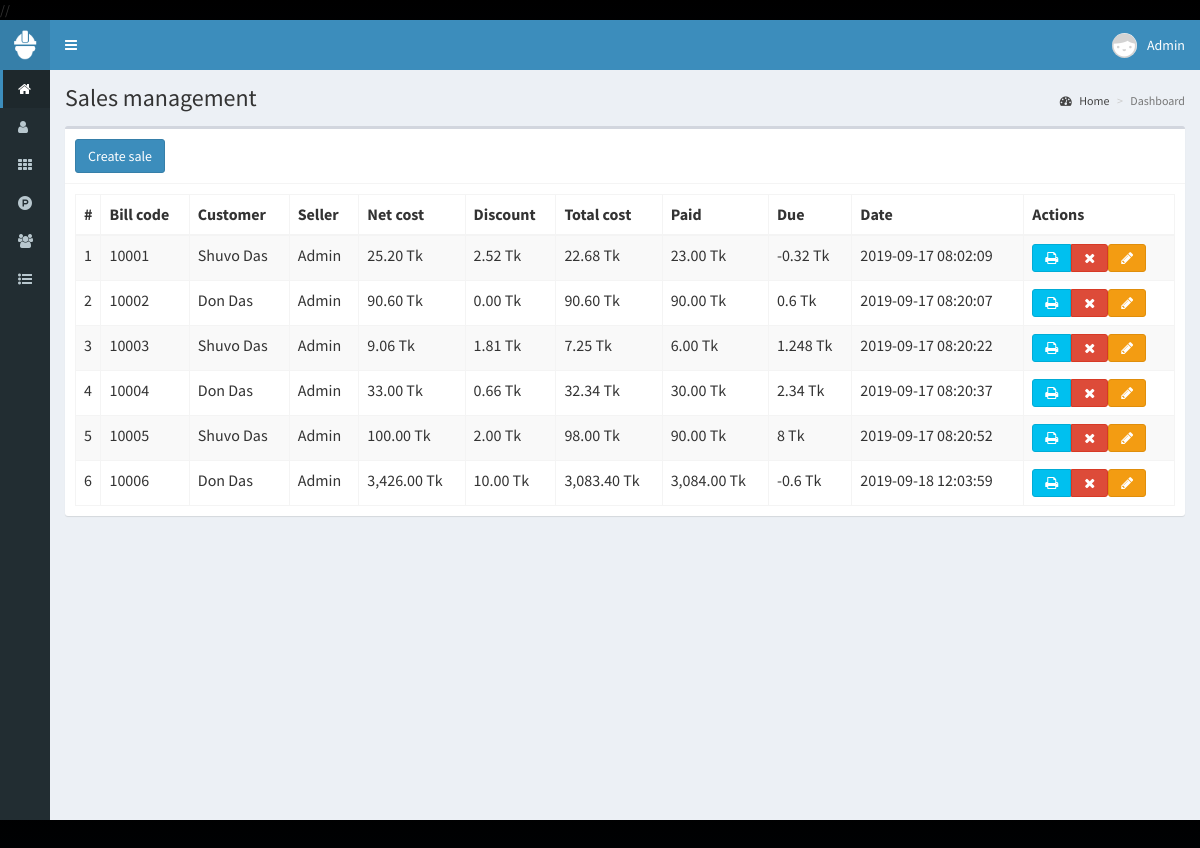
Screenshot of /manage-sales (signed in) with the database file from the repository.
### tables this page shows
CREATE TABLE `sales` (
  `id` int(11) NOT NULL,
  `code` int(11) NOT NULL,
  `idCustomer` int(11) NOT NULL,
  `idSeller` int(11) NOT NULL,
  `products` text NOT NULL,
  `discount` float NOT NULL,
  `netPrice` float NOT NULL,
  `totalPrice` float NOT NULL,
  `totalPaid` float NOT NULL,
  `due` float NOT NULL,
  `saledate` timestamp NOT NULL DEFAULT current_timestamp() ON UPDATE current_timestamp()
);

CREATE TABLE `customers` (
  `id` int(11) NOT NULL,
  `name` text NOT NULL,
  `id_document` int(11) NOT NULL,
  `phone` text NOT NULL,
  `address` text NOT NULL,
  `total_purchase` int(11) NOT NULL,
  `due` int(11) NOT NULL,
  `last_purchase` int(11) NOT NULL,
  `date` timestamp NOT NULL DEFAULT current_timestamp() ON UPDATE current_timestamp()
);

CREATE TABLE `user` (
  `id` int(11) NOT NULL,
  `name` text NOT NULL,
  `username` text NOT NULL,
  `password` text NOT NULL,
  `profile` text NOT NULL,
  `picture` text NOT NULL,
  `status` int(11) NOT NULL,
  `last_login` timestamp NOT NULL DEFAULT current_timestamp() ON UPDATE current_timestamp(),
  `date` timestamp NOT NULL DEFAULT current_timestamp() ON UPDATE current_timestamp()
);

### controllers/template.controller.php (called while the page is built)
<?php
class ControllerTemplate{
	static public function ctrTemplate(){
		include "views/template.php";
	}
}

### index.php (called while the page is built, shortened)
<?php
require_once "controllers/template.controller.php";
require_once "controllers/customers.controller.php";
require_once "controllers/sales.controller.php";
require_once "controllers/users.controller.php";
require_once "models/connection.model.php";
require_once "models/customers.model.php";
require_once "models/sales.model.php";
require_once "models/users.model.php";
$template = new ControllerTemplate();
$template -> ctrTemplate();

### controllers/sales.controller.php (called while the page is built, shortened)
<?php
class ControllerSales{
	static public function ctrShowSales($item, $value){
		$table = "sales";
		$answer = ModelSales::mdlShowSales($table, $item, $value);
		return $answer;
	}
}

### models/connection.model.php (called while the page is built)
<?php
class Connection{
	static public function connect(){
		$link = new PDO("mysql:host=localhost;dbname=pos", "root", "");
		$link -> exec("set names utf8");
		return $link;
	}
}

### models/sales.model.php (called while the page is built, shortened)
<?php
require_once "connection.model.php";
class ModelSales{
	static public function mdlShowSales($table, $item, $value){
		if($item != null){
			$stmt = Connection::connect()->prepare("SELECT * FROM $table WHERE $item = :$item ORDER BY id ASC");
			$stmt -> bindParam(":".$item, $value, PDO::PARAM_STR);
			$stmt -> execute();
			return $stmt -> fetch();
		}else{
			$stmt = Connection::connect()->prepare("SELECT * FROM $table ORDER BY id ASC");
			$stmt -> execute();
			return $stmt -> fetchAll();
		}
	}
}

### controllers/customers.controller.php (called while the page is built, shortened)
<?php
class ControllerCustomers{
	static public function ctrShowCustomers($item, $value){
		$table = "customers";
		$answer = ModelCustomers::mdlShowCustomers($table, $item, $value);
		return $answer;
	}
}

### models/customers.model.php (called while the page is built, shortened)
<?php
require_once "connection.model.php";
class ModelCustomers{
	static public function mdlShowCustomers($table, $item, $value){
		if($item != null){
			$stmt = Connection::connect()->prepare("SELECT * FROM $table WHERE $item = :$item");
			$stmt -> bindParam(":".$item, $value, PDO::PARAM_STR);
			$stmt -> execute();
			return $stmt -> fetch();
		}else{
			$stmt = Connection::connect()->prepare("SELECT * FROM $table");
			$stmt -> execute();
			return $stmt -> fetchAll();
		}
	}
}

### controllers/users.controller.php (called while the page is built, shortened)
<?php
class UserController{
	static public function ctrShowUsers($item, $value){
		$table = "user";
		$answer = UsersModel::MdlShowUsers($table, $item, $value);
		return $answer;
	}
}

### models/users.model.php (called while the page is built, shortened)
<?php
require_once "connection.model.php";
class UsersModel{
	static public function MdlShowUsers($tableuser, $item, $value){
		if($item != null){
			$stmt = Connection::connect()->prepare("SELECT * FROM $tableuser WHERE $item = :$item");
			$stmt -> bindParam(":".$item, $value, PDO::PARAM_STR);
			$stmt -> execute();
			return $stmt -> fetch();
		}
		else{
			$stmt = Connection::connect()->prepare("SELECT * FROM $tableuser");
			$stmt -> execute();
			return $stmt -> fetchAll();
		}
	}
}

### views/modules/manage-sales.php (the view, shortened to what this page needs)
<div class="content-wrapper">
  <section class="content-header">
    <h1>
      Sales management
    </h1>
    <ol class="breadcrumb">
      <li><a href="home"><i class="fa fa-dashboard"></i> Home</a></li>
      <li class="active">Dashboard</li>
    </ol>
  </section>
  <section class="content">
    <div class="box">
      <div class="box-header with-border">
        <a href="create-sales">
          <button class="btn btn-primary" >
            Create sale
          </button>
        </a>
      </div>
      <div class="box-body">
        <table class="table table-bordered table-striped dt-responsive tables" width="100%">
          <thead>
           <tr>
             <th style="width:10px">#</th>
             <th>Bill code</th>
             <th>Customer</th>
             <th>Seller</th>
             <th>Net cost</th>
             <th>Discount</th>
             <th>Total cost</th>
             <th>Paid</th>
             <th>Due</th>
             <th>Date</th>
             <th>Actions</th>
           </tr>
          </thead>
          <tbody>
            <?php
          $item = null;
          $value = null;
          $answer = ControllerSales::ctrShowSales($item, $value);
          foreach ($answer as $key => $value) {
           echo '<td>'.($key+1).'</td>
                  <td>'.$value["code"].'</td>';
                  $itemCustomer = "id";
                  $valueCustomer = $value["idCustomer"];
                  $customerAnswer = ControllerCustomers::ctrShowCustomers($itemCustomer, $valueCustomer);
                  echo '<td>'.$customerAnswer["name"].'</td>';
                  $itemUser = "id";
                  $valueUser = $value["idSeller"];
                  $userAnswer = UserController::ctrShowUsers($itemUser, $valueUser);
                  echo '<td>'.$userAnswer["name"].'</td>
                  <td> '.number_format($value["netPrice"],2). ' Tk</td>
                  <td> '.number_format($value["discount"],2). ' Tk</td>
                  <td> '.number_format($value["totalPrice"],2). ' Tk</td>
                  <td> '.number_format($value["totalPaid"],2). ' Tk</td>
                  <td>'.$value["due"]. ' Tk</td>
                  <td>'.$value["saledate"].'</td>
                  <td>
                    <div class="btn-group">
                      <div class="btn-group">
                      <button class="btn btn-info btnPrintBill" saleCode="'.$value["code"].'" >
                      <i class="fa fa-print"></i></button>
                        <a href="index.php?route=edit-sale&idSale='.$value["id"].'"> <button class="btn btn-warning btnEditSale" idSale="'.$value["id"].'"><i class="fa fa-pencil"></i></button></a>
                        <button class="btn btn-danger btnDeleteSale" idSale="'.$value["id"].'"><i class="fa fa-times"></i></button>
                   </div>
                  </td>
                </tr>';
            }
        ?>
          </tbody>
        </table>
      </div>
    </div>
  </section>
</div>

### views/template.php (shortened to what this page needs)
<!DOCTYPE html>
<html>
<head>
  <link rel="stylesheet" href="views/bower_components/bootstrap/dist/css/bootstrap.min.css">
  <link rel="stylesheet" href="views/bower_components/font-awesome/css/font-awesome.min.css">
  <link rel="stylesheet" href="views/bower_components/Ionicons/css/ionicons.min.css">
  <link rel="stylesheet" href="views/dist/css/AdminLTE.css">
  <link rel="stylesheet" href="views/dist/css/skins/_all-skins.min.css">
  <link rel="stylesheet" href="views/plugins/iCheck/all.css">
  <link rel="stylesheet" href="views/bower_components/bootstrap-daterangepicker/daterangepicker.css">
  <link rel="stylesheet" href="views/bower_components/bootstrap-datepicker/dist/css/bootstrap-datepicker.min.css">
</head>
<body class="hold-transition skin-blue sidebar-collapse sidebar-mini login-page">
  <?php
  if (isset($_SESSION["beginSession"]) && $_SESSION["beginSession"] == "ok"){
    echo '<div class="wrapper">';
      include "modules/header.php";
      include "modules/sidebar-menu.php";
      if(isset($_GET["route"])){
        if ($_GET["route"] == 'home' ||
            $_GET["route"] == 'users' ||
            $_GET["route"] == 'categories' ||
            $_GET["route"] == 'products' ||
            $_GET["route"] == 'customers' ||
            $_GET["route"] == 'manage-sales' ||
            $_GET["route"] == 'create-sales' ||
            $_GET["route"] == 'edit-sale' ||
            $_GET["route"] == 'sales-report' ||
            $_GET["route"] == 'logout'){
          include "modules/".$_GET["route"].".php";
        }
        else{
           include "modules/404.php";
        }
      }
      else{
        include "modules/home.php";
      }
      echo '</div>';
    }else{
      include "modules/login.php";
    }
  ?>
</body>
</html>

### views/modules/header.php (shortened to what this page needs)
<header class="main-header">
	<a href="home" class="logo">
		<span class="logo-mini">
			<img src="views/img/template/icono-blanco.png" class="img-responsive" style="padding: 10px">
		</span>
	</a>
	<nav class="navbar navbar-static-top" role="navigation">
		<a href="#" class="sidebar-toggle" data-toggle="push-menu" role="button">
		</a>
		<div class="navbar-custom-menu">
			<ul class="nav navbar-nav">
				<li class="dropdown user user-menu">
					<a href="#" class="dropdown-toggle" data-toggle="dropdown">
						<img src="views/img/users/default/anonymous.png" class="user-image">
						<span class="hidden-xs"> <?php echo $_SESSION["name"]; ?> </span>
					</a>
				</li>
			</ul>
		</div>
	</nav>
</header>

### views/modules/sidebar-menu.php (shortened to what this page needs)
<aside class="main-sidebar">
	<section class="sidebar">
		<ul class="sidebar-menu">
			<li class="active">
				<a href="home">
					<i class="fa fa-home"></i>
				</a>
			</li>
			<li >
				<a href="users">
					<i class="fa fa-user"></i>
				</a>
			</li>
			<li >
				<a href="categories">
					<i class="fa fa-th"></i>
				</a>
			</li>
			<li >
				<a href="products">
					<i class="fa fa-product-hunt"></i>
				</a>
			</li>
			<li >
				<a href="customers">
					<i class="fa fa-users"></i>
				</a>
			</li>
			<li class="treeview" >
				<a href="">
					<i class="fa fa-list-ul"></i>
				</a>
			</li>
		</ul>
	</section>
</aside>

### rows the page displays
sales: code "10001", idCustomer.name "Shuvo Das", user.name "Admin", netPrice "25.20", discount "2.52", totalPrice "22.68", totalPaid "23.00", due "-0.32", saledate "2019-09-17 08:02:09"
sales: code "10002", idCustomer.name "Don Das", user.name "Admin", netPrice "90.60", discount "0.00", totalPrice "90.60", totalPaid "90.00", due "0.6", saledate "2019-09-17 08:20:07"
sales: code "10003", idCustomer.name "Shuvo Das", user.name "Admin", netPrice "9.06", discount "1.81", totalPrice "7.25", totalPaid "6.00", due "1.248", saledate "2019-09-17 08:20:22"
sales: code "10004", idCustomer.name "Don Das", user.name "Admin", netPrice "33.00", discount "0.66", totalPrice "32.34", totalPaid "30.00", due "2.34", saledate "2019-09-17 08:20:37"
sales: code "10005", idCustomer.name "Shuvo Das", user.name "Admin", netPrice "100.00", discount "2.00", totalPrice "98.00", totalPaid "90.00", due "8", saledate "2019-09-17 08:20:52"
sales: code "10006", idCustomer.name "Don Das", user.name "Admin", netPrice "3,426.00", discount "10.00", totalPrice "3,083.40", totalPaid "3,084.00", due "-0.6", saledate "2019-09-18 12:03:59"

### other values shown
$_SESSION["name"] "Admin"
